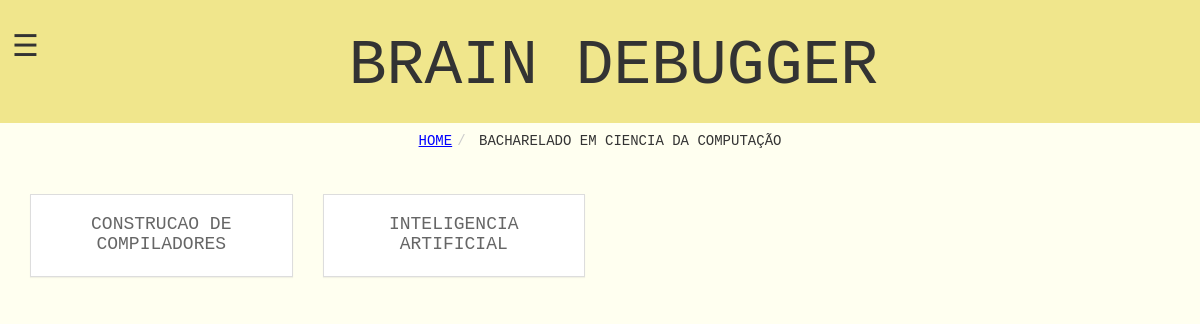
/index.php?act=disciplina&id=1 (signed in), run on the app's committed database.
### tables this page shows
create table if not exists `disciplina`(
	ID_Disciplina int primary key NOT NULL AUTO_INCREMENT,
    Nome_Disciplina varchar(100),
    ID_Curso int
)DEFAULT CHARSET=utf8;

### selections.php (the view, shortened to what this page needs)
<?php
function select($table,$id=0){
  require 'credentials.php';
  $tables = array('curso' => "Curso",'disciplina'=>"Disciplina",
      'assunto'=>"Assunto",'exercicio'=>"Exercicio");
  $conn = mysqli_connect($servername, $username, $password, $dbname);
  mysqli_set_charset($conn,"utf8");
  $header=4;
  $keys=array_keys($tables);
  $pos=array_search($table,$keys);
  $atnome="Nome_".$tables[$table];
  if($table=="curso"){
    $header=1;
    $sql = "SELECT c.* from usuario u JOIN
    usuario_has_Curso uc ON u.ID_Usuario = uc.ID_Usuario JOIN
    curso c ON c.ID_Curso = uc.ID_Curso WHERE uc.ID_Usuario = ".$_SESSION['user'];
  }else{
    $at="ID_".$tables[$keys[$pos-1]];
    $sql = "SELECT * FROM $table where $at=$id" ;
  }
  $result = mysqli_query($conn, $sql);
  $html_result="";
  if (mysqli_num_rows($result) > 0) {
    $tagn="";
    $smname="";
    $cont=0;
    $atid="ID_".$tables[$table];
    while($row = mysqli_fetch_assoc($result)) {
      if(isset($row['Tag'])){
        $tagn=$row['Tag'];
        $smname=$row[$atnome];
      }else{
        $tagn=$row[$atnome];
      }
    if($table=="assunto"&&$_SESSION['tipo']){
        $link="index.php?act=listas&id=".$row[$atid];
      }else{
        $link="index.php?act=".$keys[$pos+1]."&id=".$row[$atid];
    }
      if($cont==0){
        $html_result.="<div class='row'>";
      }
      $html_result.=' <div class="col-sm-3">
      <div class="panel panel-default hoverable">
      <a href='.$link.'>
      <div class="panel-heading"><h'.$header.'>'.$tagn.'
      </h'.$header.'><div class="panel-body">'.$smname.
      '</div>
      </div>
      </div>
      </a></div>';
      $cont++;
    }
  }
  else {
  }
  return ($html_result."</div>");
}
function hier($act,$id=0){
  require 'credentials.php';
  $bc=array();
  $conn = mysqli_connect($servername, $username, $password, $dbname);
  mysqli_set_charset($conn,"utf8");
  if($act=="disciplina"){
    $sql = "SELECT Nome_Curso FROM CURSO where ID_Curso=$id";
    $result=mysqli_query($conn,$sql);
    $row=mysqli_fetch_assoc($result);
    $bc[]=array($id,$row['Nome_Curso']);
    $act="curso";
  }
  if($act=="curso"){
    $bc[]=array("","HOME");
  }
  return array_reverse($bc);
}
function breadcrumb($act="",$id=0,$special=""){
  $html_result="<ul class='breadcrumb center'>";
  $array = hier($act,$id);
  if(!empty($array)){
    $order=array("curso","disciplina","assunto","exercicio");
    for($i=0;$i<count($array)-1;$i++){
        $html_result.="<li><a class='bclink' href='index.php?act=".$order[$i];
        if(isset($array[$i][0])){
          $html_result.="&id=".$array[$i][0];
        }
        $html_result.="'>".$array[$i][1]."</a></li>";
    }
    $html_result.="<li>".$array[$i][1]."</li>";
    return $html_result."</ul>";
  }
}
function calls($act,$id,$bc=false){
  switch ($act) {
    case 'disciplina':
      return select($act,$id);
      break;
  }
}
?>

### css/style.css (style rules this page uses)
body { font-family: "Courier New", Courier, monospace; background-color: ivory; }
.panel { border-radius: 0; }
.center { text-align: center; }
.panel-heading { color:#666; }
a:link { text-decoration: none; }
.breadcrumb { background-color: inherit; }
.bclink { color:blue; text-decoration: underline; }
.bclink:link { color:blue; text-decoration: underline; }

### data on the page
disciplina: Nome_Disciplina "CONSTRUCAO DE COMPILADORES"
disciplina: Nome_Disciplina "INTELIGENCIA ARTIFICIAL"

### other printed values
$array[$i][1] "HOME"
$array[$i][1] "BACHARELADO EM CIENCIA DA COMPUTAÇÃO"
